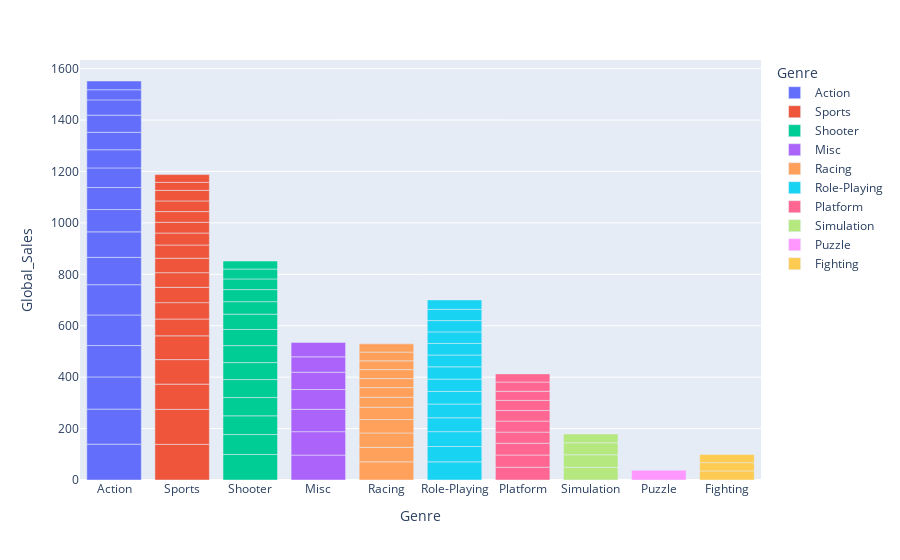

Notebook code for this chart:
### Markdown cell above
### 24. How have total `Global_Sales` and `Genre` popularity changed over the `Years`?

### Code cell
changes = df.groupby(['Year', 'Genre'])['Global_Sales'].sum().sort_values(ascending=False).reset_index().head(100)

fig = px.bar(changes, x='Genre', y='Global_Sales', color='Genre', hover_data='Year', hover_name='Genre')
fig.show()

### Figure 1 — Plotly figure (JSON) as saved in the notebook; plotly's stock layout.template omitted (floating-point values rounded to 4 significant figures)
{"data": [{"customdata": [[2009], [2008], [2013], [2012], [2011], [2010], [2007], [2014], [2002], [2005], [2004], [2015], [2003], [2006], [2001], [1998], [2000]], "hovertemplate": "<b>%{hovertext}</b><br><br>Genre=%{x}<br>Global_Sales=%{y}<br>Year=%{customdata[0]}<extra></extra>", "hovertext": ["Action", "Action", "Action", "Action", "Action", "Action", "Action", "Action", "Action", "Action", "Action", "Action", "Action", "Action", "Action", "Action", "Action"], "legendgroup": "Action", "marker": {"color": "#636efa", "pattern": {"shape": ""}}, "name": "Action", "orientation": "v", "showlegend": true, "textposition": "auto", "type": "bar", "x": ["Action", "Action", "Action", "Action", "Action", "Action", "Action", "Action", "Action", "Action", "Action", "Action", "Action", "Action", "Action", "Action", "Action"], "xaxis": "x", "y": [139.4, 136.4, 125.2, 122.0, 119.0, 117.6, 106.5, 99.02, 86.77, 85.69, 76.26, 70.7, 67.93, 66.58, 59.39, 39.44, 34.04], "yaxis": "y"}, {"customdata": [[2009], [2006], [2007], [2008], [2010], [2002], [2004], [2005], [2011], [2003], [2001], [2014], [1998], [2013], [2015], [2000], [2012], [1999]], "hovertemplate": "<b>%{hovertext}</b><br><br>Genre=%{x}<br>Global_Sales=%{y}<br>Year=%{customdata[0]}<extra></extra>", "hovertext": ["Sports", "Sports", "Sports", "Sports", "Sports", "Sports", "Sports", "Sports", "Sports", "Sports", "Sports", "Sports", "Sports", "Sports", "Sports", "Sports", "Sports", "Sports"], "legendgroup": "Sports", "marker": {"color": "#EF553B", "pattern": {"shape": ""}}, "name": "Sports", "orientation": "v", "showlegend": true, "textposition": "auto", "type": "bar", "x": ["Sports", "Sports", "Sports", "Sports", "Sports", "Sports", "Sports", "Sports", "Sports", "Sports", "Sports", "Sports", "Sports", "Sports", "Sports", "Sports", "Sports", "Sports"], "xaxis": "x", "y": [138.5, 136.2, 98.2, 95.34, 92.53, 65.42, 63.68, 59.54, 56.99, 56.11, 51.43, 46.66, 41.79, 41.55, 41.54, 41.19, 30.93, 30.29], "yaxis": "y"}, {"customdata": [[2011], [2010], [2012], [2007], [2009], [2015], [2014], [2013], [2008], [2002], [2004], [2005], [2006], [1984]], "hovertemplate": "<b>%{hovertext}</b><br><br>Genre=%{x}<br>Global_Sales=%{y}<br>Year=%{customdata[0]}<extra></extra>", "hovertext": ["Shooter", "Shooter", "Shooter", "Shooter", "Shooter", "Shooter", "Shooter", "Shooter", "Shooter", "Shooter", "Shooter", "Shooter", "Shooter", "Shooter"], "legendgroup": "Shooter", "marker": {"color": "#00cc96", "pattern": {"shape": ""}}, "name": "Shooter", "orientation": "v", "showlegend": true, "textposition": "auto", "type": "bar", "x": ["Shooter", "Shooter", "Shooter", "Shooter", "Shooter", "Shooter", "Shooter", "Shooter", "Shooter", "Shooter", "Shooter", "Shooter", "Shooter", "Shooter"], "xaxis": "x", "y": [99.36, 77.41, 72.86, 71.04, 69.89, 66.15, 66.0, 62.8, 59.51, 48.58, 46.95, 41.6, 38.37, 31.1], "yaxis": "y"}, {"customdata": [[2010], [2007], [2008], [2009], [2006], [2005], [2011]], "hovertemplate": "<b>%{hovertext}</b><br><br>Genre=%{x}<br>Global_Sales=%{y}<br>Year=%{customdata[0]}<extra></extra>", "hovertext": ["Misc", "Misc", "Misc", "Misc", "Misc", "Misc", "Misc"], "legendgroup": "Misc", "marker": {"color": "#ab63fa", "pattern": {"shape": ""}}, "name": "Misc", "orientation": "v", "showlegend": true, "textposition": "auto", "type": "bar", "x": ["Misc", "Misc", "Misc", "Misc", "Misc", "Misc", "Misc"], "xaxis": "x", "y": [96.86, 91.06, 87.03, 76.94, 67.35, 59.81, 56.08], "yaxis": "y"}, {"customdata": [[2008], [2005], [2001], [2003], [2004], [2007], [1999], [2011], [2010], [2009], [2006], [1997]], "hovertemplate": "<b>%{hovertext}</b><br><br>Genre=%{x}<br>Global_Sales=%{y}<br>Year=%{customdata[0]}<extra></extra>", "hovertext": ["Racing", "Racing", "Racing", "Racing", "Racing", "Racing", "Racing", "Racing", "Racing", "Racing", "Racing", "Racing"], "legendgroup": "Racing", "marker": {"color": "#FFA15A", "pattern": {"shape": ""}}, "name": "Racing", "orientation": "v", "showlegend": true, "textposition": "auto", "type": "bar", "x": ["Racing", "Racing", "Racing", "Racing", "Racing", "Racing", "Racing", "Racing", "Racing", "Racing", "Racing", "Racing"], "xaxis": "x", "y": [70.66, 56.42, 55.81, 52.19, 47.86, 39.17, 37.27, 35.0, 34.93, 34.19, 34.09, 31.91], "yaxis": "y"}, {"customdata": [[2010], [2008], [2006], [2004], [2011], [1999], [2009], [2012], [2014], [2002], [2013], [1996], [2007], [2015]], "hovertemplate": "<b>%{hovertext}</b><br><br>Genre=%{x}<br>Global_Sales=%{y}<br>Year=%{customdata[0]}<extra></extra>", "hovertext": ["Role-Playing", "Role-Playing", "Role-Playing", "Role-Playing", "Role-Playing", "Role-Playing", "Role-Playing", "Role-Playing", "Role-Playing", "Role-Playing", "Role-Playing", "Role-Playing", "Role-Playing", "Role-Playing"], "legendgroup": "Role-Playing", "marker": {"color": "#19d3f3", "pattern": {"shape": ""}}, "name": "Role-Playing", "orientation": "v", "showlegend": true, "textposition": "auto", "type": "bar", "x": ["Role-Playing", "Role-Playing", "Role-Playing", "Role-Playing", "Role-Playing", "Role-Playing", "Role-Playing", "Role-Playing", "Role-Playing", "Role-Playing", "Role-Playing", "Role-Playing", "Role-Playing", "Role-Playing"], "xaxis": "x", "y": [70.52, 59.83, 57.73, 53.95, 53.37, 49.09, 47.9, 47.81, 45.85, 45.13, 44.92, 43.96, 43.89, 36.44], "yaxis": "y"}, {"customdata": [[2006], [2004], [2002], [1985], [2003], [2009], [2001], [2008], [2007], [2010]], "hovertemplate": "<b>%{hovertext}</b><br><br>Genre=%{x}<br>Global_Sales=%{y}<br>Year=%{customdata[0]}<extra></extra>", "hovertext": ["Platform", "Platform", "Platform", "Platform", "Platform", "Platform", "Platform", "Platform", "Platform", "Platform"], "legendgroup": "Platform", "marker": {"color": "#FF6692", "pattern": {"shape": ""}}, "name": "Platform", "orientation": "v", "showlegend": true, "textposition": "auto", "type": "bar", "x": ["Platform", "Platform", "Platform", "Platform", "Platform", "Platform", "Platform", "Platform", "Platform", "Platform"], "xaxis": "x", "y": [49.8, 47.34, 45.97, 43.17, 42.89, 41.09, 39.28, 35.7, 35.59, 31.9], "yaxis": "y"}, {"customdata": [[2005], [2007], [2008], [2009]], "hovertemplate": "<b>%{hovertext}</b><br><br>Genre=%{x}<br>Global_Sales=%{y}<br>Year=%{customdata[0]}<extra></extra>", "hovertext": ["Simulation", "Simulation", "Simulation", "Simulation"], "legendgroup": "Simulation", "marker": {"color": "#B6E880", "pattern": {"shape": ""}}, "name": "Simulation", "orientation": "v", "showlegend": true, "textposition": "auto", "type": "bar", "x": ["Simulation", "Simulation", "Simulation", "Simulation"], "xaxis": "x", "y": [49.27, 48.97, 46.76, 33.71], "yaxis": "y"}, {"customdata": [[1989]], "hovertemplate": "<b>%{hovertext}</b><br><br>Genre=%{x}<br>Global_Sales=%{y}<br>Year=%{customdata[0]}<extra></extra>", "hovertext": ["Puzzle"], "legendgroup": "Puzzle", "marker": {"color": "#FF97FF", "pattern": {"shape": ""}}, "name": "Puzzle", "orientation": "v", "showlegend": true, "textposition": "auto", "type": "bar", "x": ["Puzzle"], "xaxis": "x", "y": [37.75], "yaxis": "y"}, {"customdata": [[2008], [2009], [1998]], "hovertemplate": "<b>%{hovertext}</b><br><br>Genre=%{x}<br>Global_Sales=%{y}<br>Year=%{customdata[0]}<extra></extra>", "hovertext": ["Fighting", "Fighting", "Fighting"], "legendgroup": "Fighting", "marker": {"color": "#FECB52", "pattern": {"shape": ""}}, "name": "Fighting", "orientation": "v", "showlegend": true, "textposition": "auto", "type": "bar", "x": ["Fighting", "Fighting", "Fighting"], "xaxis": "x", "y": [35.38, 32.15, 31.66], "yaxis": "y"}], "layout": {"barmode": "relative", "legend": {"title": {"text": "Genre"}, "tracegroupgap": 0}, "margin": {"t": 60}, "xaxis": {"anchor": "y", "categoryarray": ["Action", "Sports", "Shooter", "Misc", "Racing", "Role-Playing", "Platform", "Simulation", "Puzzle", "Fighting"], "categoryorder": "array", "domain": [0, 1], "title": {"text": "Genre"}}, "yaxis": {"anchor": "x", "domain": [0, 1], "title": {"text": "Global_Sales"}}}}
